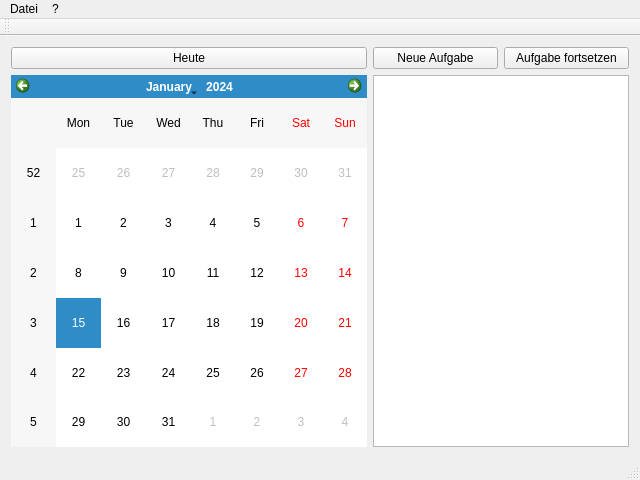
<?xml version="1.0" encoding="UTF-8"?>
<ui version="4.0">
 <class>QTTrackMain</class>
 <widget class="QMainWindow" name="QTTrackMain">
  <property name="geometry">
   <rect>
    <x>0</x>
    <y>0</y>
    <width>640</width>
    <height>480</height>
   </rect>
  </property>
  <property name="windowTitle">
   <string>QTTrackMain</string>
  </property>
  <widget class="QWidget" name="centralWidget">
   <layout class="QGridLayout" name="gridLayout">
    <item row="0" column="0">
     <layout class="QGridLayout" name="GridMain">
      <item row="0" column="3">
       <widget class="QPushButton" name="BtnActionNew">
        <property name="text">
         <string>Neue Aufgabe</string>
        </property>
       </widget>
      </item>
      <item row="0" column="2">
       <widget class="QPushButton" name="BtnToday">
        <property name="text">
         <string>Heute</string>
        </property>
       </widget>
      </item>
      <item row="2" column="2">
       <widget class="QCalendarWidget" name="WdgCalendar"/>
      </item>
      <item row="0" column="4">
       <widget class="QPushButton" name="BtnActionContinue">
        <property name="text">
         <string>Aufgabe fortsetzen</string>
        </property>
       </widget>
      </item>
      <item row="2" column="3" colspan="2">
       <widget class="QTableView" name="TabActions"/>
      </item>
     </layout>
    </item>
   </layout>
  </widget>
  <widget class="QMenuBar" name="menuBar">
   <property name="geometry">
    <rect>
     <x>0</x>
     <y>0</y>
     <width>640</width>
     <height>21</height>
    </rect>
   </property>
   <widget class="QMenu" name="MnuFile">
    <property name="title">
     <string>Datei</string>
    </property>
    <addaction name="MnuFileActionNew"/>
    <addaction name="separator"/>
    <addaction name="MnuFileExit"/>
   </widget>
   <widget class="QMenu" name="MnuAbout">
    <property name="title">
     <string>?</string>
    </property>
    <addaction name="MnuAboutAbout"/>
   </widget>
   <addaction name="MnuFile"/>
   <addaction name="MnuAbout"/>
  </widget>
  <widget class="QToolBar" name="mainToolBar">
   <attribute name="toolBarArea">
    <enum>TopToolBarArea</enum>
   </attribute>
   <attribute name="toolBarBreak">
    <bool>false</bool>
   </attribute>
  </widget>
  <widget class="QStatusBar" name="statusBar"/>
  <action name="MnuFileExit">
   <property name="text">
    <string>Beenden</string>
   </property>
   <property name="shortcut">
    <string>Alt+X</string>
   </property>
  </action>
  <action name="MnuAboutAbout">
   <property name="text">
    <string>Über</string>
   </property>
  </action>
  <action name="MnuFileActionNew">
   <property name="text">
    <string>Neue Aufgabe</string>
   </property>
   <property name="toolTip">
    <string>Neue Aufgabe</string>
   </property>
   <property name="shortcut">
    <string>Ctrl+N</string>
   </property>
  </action>
 </widget>
 <layoutdefault spacing="6" margin="11"/>
 <resources/>
 <connections/>
</ui>
